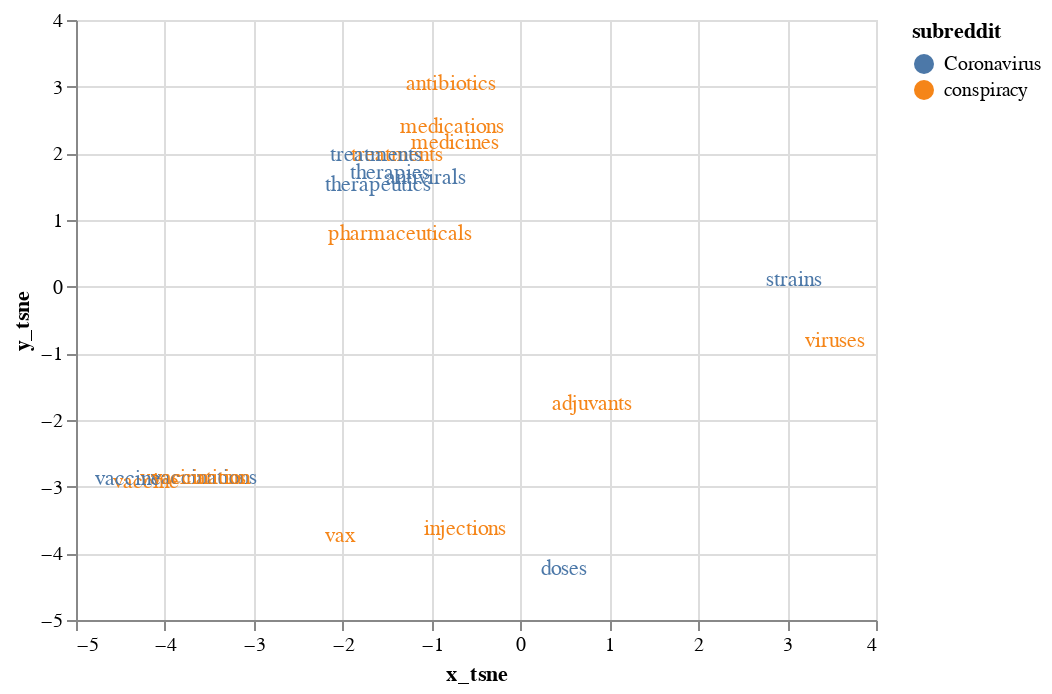

The notebook cell this image was saved under:
### Code cell
#data
chart = (alt.Chart(nbs_vecs).mark_text(point=True).encode(
	x = 'x_tsne:Q',
	y = 'y_tsne:Q',
	color='subreddit:N',
	size = 'sim:Q',
	text = 'lex:O',
	).interactive()
)
chart

### Figure 1 — Vega-Lite specification as saved in the notebook (floating-point values rounded to 4 significant figures; data arrays with more than 128 entries replaced by an {"elided": "..."} marker saying what was removed)
{"config": {"view": {"continuousWidth": 400, "continuousHeight": 300}}, "data": {"name": "data-a9bfbdbf0f3f805dc7932218e9dffeca"}, "mark": {"type": "text", "point": true}, "encoding": {"color": {"field": "subreddit", "type": "nominal"}, "text": {"field": "lex", "type": "ordinal"}, "x": {"field": "x_tsne", "type": "quantitative"}, "y": {"field": "y_tsne", "type": "quantitative"}}, "selection": {"selector033": {"type": "interval", "bind": "scales", "encodings": ["x", "y"]}}, "$schema": "https://vega.github.io/schema/vega-lite/v4.17.0.json", "datasets": {"data-a9bfbdbf0f3f805dc7932218e9dffeca": [{"lex": "vaccinations", "type": "nb", "subreddit": "conspiracy", "vec": {"elided": "300 float values"}, "sim": 0.8028, "x_tsne": -3.687, "y_tsne": -2.877}, {"lex": "vaccine", "type": "nb", "subreddit": "conspiracy", "vec": {"elided": "300 float values"}, "sim": 0.766, "x_tsne": -4.208, "y_tsne": -2.923}, {"lex": "vaccine", "type": "nb", "subreddit": "Coronavirus", "vec": {"elided": "300 float values"}, "sim": 0.7499, "x_tsne": -4.417, "y_tsne": -2.882}, {"lex": "vaccinations", "type": "nb", "subreddit": "Coronavirus", "vec": {"elided": "300 float values"}, "sim": 0.6918, "x_tsne": -3.565, "y_tsne": -2.872}, {"lex": "vaccination", "type": "nb", "subreddit": "conspiracy", "vec": {"elided": "300 float values"}, "sim": 0.641, "x_tsne": -3.59, "y_tsne": -2.874}, {"lex": "antivirals", "type": "nb", "subreddit": "Coronavirus", "vec": {"elided": "300 float values"}, "sim": 0.6233, "x_tsne": -1.058, "y_tsne": 1.629}, {"lex": "treatments", "type": "nb", "subreddit": "conspiracy", "vec": {"elided": "300 float values"}, "sim": 0.6152, "x_tsne": -1.388, "y_tsne": 1.969}, {"lex": "medications", "type": "nb", "subreddit": "conspiracy", "vec": {"elided": "300 float values"}, "sim": 0.5977, "x_tsne": -0.7646, "y_tsne": 2.389}, {"lex": "treatments", "type": "nb", "subreddit": "Coronavirus", "vec": {"elided": "300 float values"}, "sim": 0.5975, "x_tsne": -1.624, "y_tsne": 1.977}, {"lex": "vax", "type": "nb", "subreddit": "conspiracy", "vec": {"elided": "300 float values"}, "sim": 0.5813, "x_tsne": -2.029, "y_tsne": -3.738}, {"lex": "therapies", "type": "nb", "subreddit": "Coronavirus", "vec": {"elided": "300 float values"}, "sim": 0.5775, "x_tsne": -1.465, "y_tsne": 1.701}, {"lex": "injections", "type": "nb", "subreddit": "conspiracy", "vec": {"elided": "300 float values"}, "sim": 0.5693, "x_tsne": -0.6271, "y_tsne": -3.633}, {"lex": "doses", "type": "nb", "subreddit": "Coronavirus", "vec": {"elided": "300 float values"}, "sim": 0.569, "x_tsne": 0.4859, "y_tsne": -4.241}, {"lex": "adjuvants", "type": "nb", "subreddit": "conspiracy", "vec": {"elided": "300 float values"}, "sim": 0.568, "x_tsne": 0.8002, "y_tsne": -1.764}, {"lex": "medicines", "type": "nb", "subreddit": "conspiracy", "vec": {"elided": "300 float values"}, "sim": 0.5654, "x_tsne": -0.7385, "y_tsne": 2.15}, {"lex": "viruses", "type": "nb", "subreddit": "conspiracy", "vec": {"elided": "300 float values"}, "sim": 0.5493, "x_tsne": 3.54, "y_tsne": -0.8118}, {"lex": "pharmaceuticals", "type": "nb", "subreddit": "conspiracy", "vec": {"elided": "300 float values"}, "sim": 0.5483, "x_tsne": -1.353, "y_tsne": 0.789}, {"lex": "antibiotics", "type": "nb", "subreddit": "conspiracy", "vec": {"elided": "300 float values"}, "sim": 0.54, "x_tsne": -0.7825, "y_tsne": 3.036}, {"lex": "strains", "type": "nb", "subreddit": "Coronavirus", "vec": {"elided": "300 float values"}, "sim": 0.5385, "x_tsne": 3.082, "y_tsne": 0.09661}, {"lex": "therapeutics", "type": "nb", "subreddit": "Coronavirus", "vec": {"elided": "300 float values"}, "sim": 0.5371, "x_tsne": -1.599, "y_tsne": 1.52}]}}
